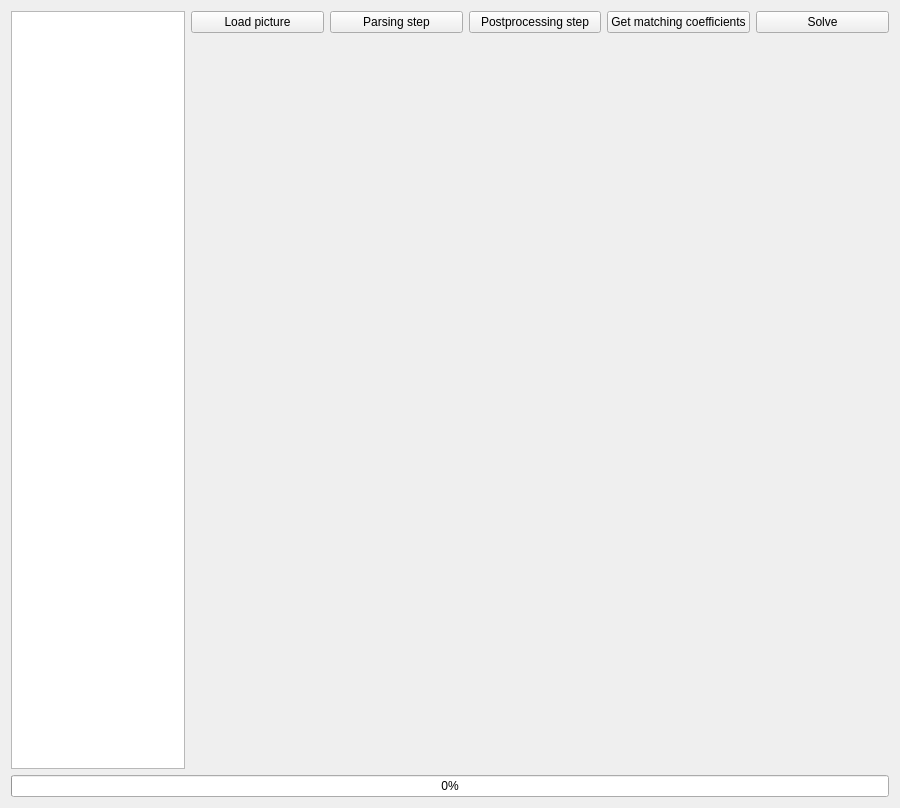
<?xml version="1.0" encoding="UTF-8"?>
<ui version="4.0">
 <class>CV_testClass</class>
 <widget class="QWidget" name="CV_testClass">
  <property name="geometry">
   <rect>
    <x>0</x>
    <y>0</y>
    <width>900</width>
    <height>808</height>
   </rect>
  </property>
  <property name="windowTitle">
   <string>CV_test</string>
  </property>
  <layout class="QVBoxLayout" name="verticalLayout_2">
   <item>
    <layout class="QHBoxLayout" name="horizontalLayout_3" stretch="1,4">
     <item>
      <widget class="QListWidget" name="listWidget">
       <property name="sizePolicy">
        <sizepolicy hsizetype="Expanding" vsizetype="Expanding">
         <horstretch>0</horstretch>
         <verstretch>0</verstretch>
        </sizepolicy>
       </property>
       <property name="sizeIncrement">
        <size>
         <width>0</width>
         <height>0</height>
        </size>
       </property>
      </widget>
     </item>
     <item>
      <layout class="QVBoxLayout" name="verticalLayout" stretch="1,10">
       <item>
        <layout class="QHBoxLayout" name="horizontalLayout_2">
         <item>
          <widget class="QPushButton" name="loadButton">
           <property name="text">
            <string>Load picture</string>
           </property>
          </widget>
         </item>
         <item>
          <widget class="QPushButton" name="parseButton">
           <property name="text">
            <string>Parsing step</string>
           </property>
          </widget>
         </item>
         <item>
          <widget class="QPushButton" name="processButton">
           <property name="text">
            <string>Postprocessing step</string>
           </property>
          </widget>
         </item>
         <item>
          <widget class="QPushButton" name="pushButton">
           <property name="text">
            <string>Get matching coefficients</string>
           </property>
          </widget>
         </item>
         <item>
          <widget class="QPushButton" name="solverButton">
           <property name="text">
            <string>Solve</string>
           </property>
          </widget>
         </item>
        </layout>
       </item>
       <item>
        <widget class="QLabel" name="label">
         <property name="sizePolicy">
          <sizepolicy hsizetype="Preferred" vsizetype="Preferred">
           <horstretch>0</horstretch>
           <verstretch>0</verstretch>
          </sizepolicy>
         </property>
         <property name="maximumSize">
          <size>
           <width>1600</width>
           <height>1000</height>
          </size>
         </property>
         <property name="text">
          <string/>
         </property>
        </widget>
       </item>
      </layout>
     </item>
    </layout>
   </item>
   <item>
    <widget class="QProgressBar" name="progressBar">
     <property name="value">
      <number>0</number>
     </property>
    </widget>
   </item>
  </layout>
 </widget>
 <layoutdefault spacing="6" margin="11"/>
 <resources>
  <include location="cv_test.qrc"/>
 </resources>
 <connections/>
</ui>
